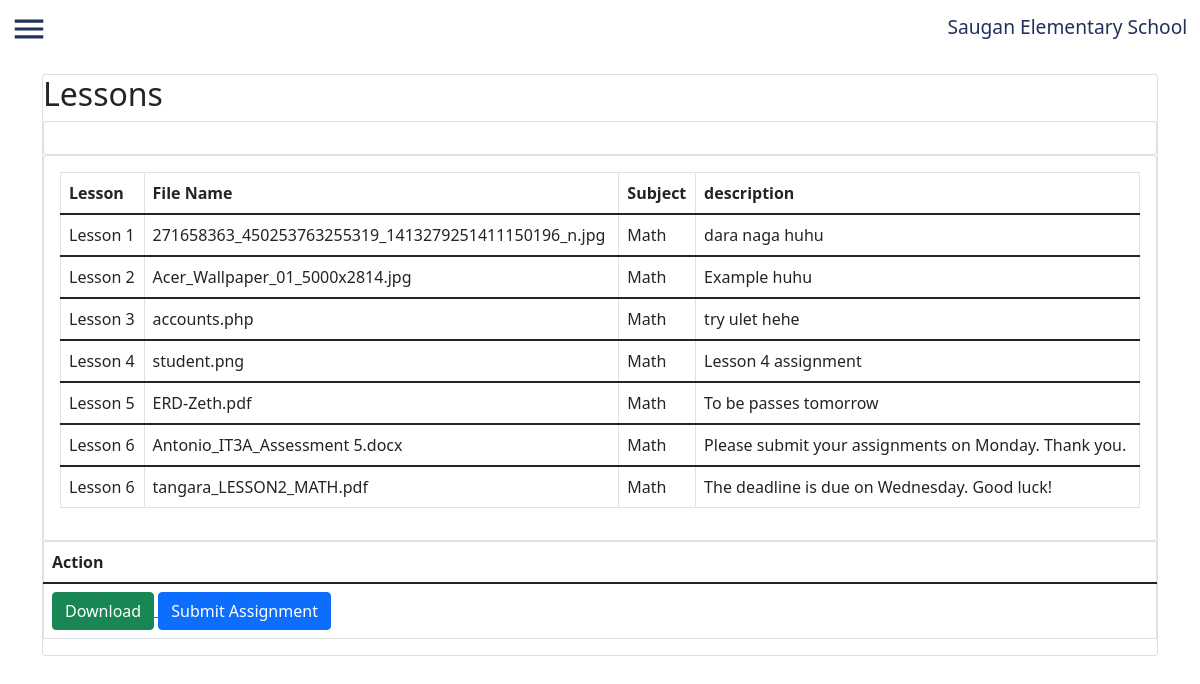
The app's page /submitassignment.php with its own data.
### tables this page shows
CREATE TABLE `updatemodule` (
  `id` int(100) NOT NULL,
  `lessons` varchar(500) NOT NULL,
  `subject` varchar(200) NOT NULL,
  `filename` varchar(200) NOT NULL,
  `description` varchar(1000) NOT NULL,
  `dateposted` timestamp NOT NULL DEFAULT current_timestamp() ON UPDATE current_timestamp()
);

### submitassignment.php (the view, shortened to what this page needs)
<?php
include "connect.php";
?>
<!DOCTYPE html>
<tml>
<head>
  <link href="https://cdn.jsdelivr.net/npm/bootstrap@5.1.3/dist/css/bootstrap.min.css" rel="stylesheet">
  <link rel="stylesheet" type="text/css" href="https://cdn.datatables.net/1.11.3/css/dataTables.bootstrap5.min.css">
  <link rel="stylesheet" type="text/css" href="sidebarother.css">
  <link rel="stylesheet" type="text/css" href="homepageother.css">
</head>
<body>
<section class="headerhome">
    <svg xmlns="http://www.w3.org/2000/svg" height="24" viewBox="0 0 24 24" width="24" id="hamburger"> <path d="M0 0h24v24H0z" fill="none" /> <path d="M3 18h18v-2H3v2zm0-5h18v-2H3v2zm0-7v2h18V6H3z" /></svg>
    <a href="userhome.php" class="linkhome" id="linkhome">Saugan Elementary School</a>
</section>
  <div class="container">
    <div class ="jumbotron">
      <div class="card my-3">
        <h2>
          Lessons
        </h2>
        <div class="card" >
        <div class="card-body">
      </div>
      </div>
        <div class="card">
          <div class="card-body">
          <?php
            $query = "SELECT * FROM `updatemodule`";
            $query_run = mysqli_query($con,$query);
          ?>
          <div class ="table-responsive col-lg-12"> <table id="datatableid" class="table table-bordered">
                <thead>
                  <tr>
                    <th scope="col">Lesson</th>
                    <th scope="col">File Name</th>
                    <th scope="col">Subject</th>
                    <th scope="col">description</th>
                  </tr>
                </thead>
          <?php
            if ($query_run)
              {
                foreach ($query_run as $row)
              {
          ?>
                <tbody>
                  <tr>
                    <td><?php echo $row['lessons']; ?></td>
                    <td><?php echo $row['filename']; ?></td>
                    <td><?php echo $row['subject']; ?></td>
                    <td><?php echo $row['description']; ?></td>
                  </tr>
                </tbody>
          <?php
              }
            }
            else{
            echo "Data does not exist";
            }
          ?>
              </table>
          </div>
          </div>
        </div>
        <div class ="table-responsive col-lg-12"> <table id="datatableid" class="table table-bordered">
                <thead>
                  <tr>
                    <th scope="col">Action</th>
                  </tr>
                </thead>
                <tbody>
                  <tr>
                    <td>
                      <a href="downloadfiles.php">
                        <button type="button" class="btn btn-success">
                          Download
                        </button>
                      </a>
                      <button type="button" class="btn btn-primary" data-bs-toggle="modal" data-bs-target="#mymodal">
                        Submit Assignment
                      </button>
                    </td>
                  </tr>
                </tbody>
              </table>
          </div>
          </div>
        </div>
        </div>
</body>
</html>

### sidebarother.css (style rules this page uses)
body { margin: 0; padding: 0; }
#hamburger { fill: #213159; height: 38px; width: 38px; margin: 10px; cursor: pointer; }

### homepageother.css (style rules this page uses)
.linkhome { font-size: 1.2rem; text-decoration: none; color: #213159; padding: 0.8rem; float: right; transition: .3s ease; }

### records on screen
updatemodule: lessons "Lesson 1", filename "271658363_450253763255319_1413279251411150196_n.jpg", subject "Math", description "dara naga huhu"
updatemodule: lessons "Lesson 2", filename "Acer_Wallpaper_01_5000x2814.jpg", subject "Math", description "Example huhu"
updatemodule: lessons "Lesson 3", filename "accounts.php", subject "Math", description "try ulet hehe"
updatemodule: lessons "Lesson 4", filename "student.png", subject "Math", description "Lesson 4 assignment"
updatemodule: lessons "Lesson 5", filename "ERD-Zeth.pdf", subject "Math", description "To be passes tomorrow"
updatemodule: lessons "Lesson 6", filename "Antonio_IT3A_Assessment 5.docx", subject "Math", description "Please submit your assignments on Monday. Thank you."
updatemodule: lessons "Lesson 6", filename "tangara_LESSON2_MATH.pdf", subject "Math", description "The deadline is due on Wednesday. Good luck!"
